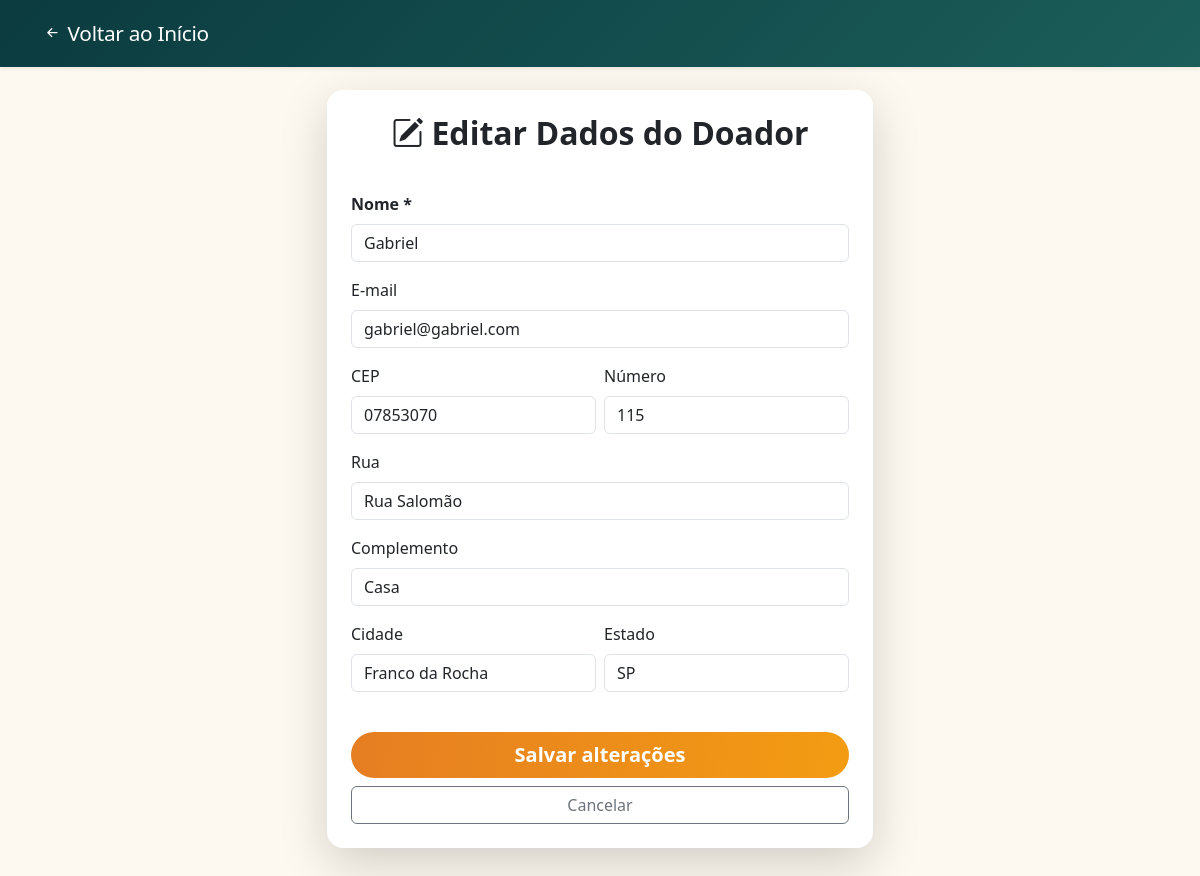
The page /editar/1 on the database its author committed.
### tables this page shows
CREATE TABLE doadores (
            id INTEGER PRIMARY KEY AUTOINCREMENT,
            nome TEXT NOT NULL,
            email TEXT,
            cep TEXT,
            rua TEXT,
            numero TEXT,
            complemento TEXT,
            cidade TEXT,
            estado TEXT
        );

### app/routes.py (the view, shortened to what this page needs)
@main.route("/editar/<int:id>", methods=["GET", "POST"])
def editar_doador(id):
    conn = get_connection()
    doador = conn.execute(
        "SELECT * FROM doadores WHERE id = ?", (id,)
    ).fetchone()
    conn.close()
    return render_template("editar.html", doador=doador)

### app/models.py (called while the page is built)
def get_connection():
    conn = sqlite3.connect(DATABASE)
    conn.row_factory = sqlite3.Row
    return conn

### app/templates/editar.html (shortened to what this page needs)
<!DOCTYPE html>
<html lang="pt-BR">
<head>
    <link href="https://cdn.jsdelivr.net/npm/bootstrap@5.3.0-alpha1/dist/css/bootstrap.min.css" rel="stylesheet">
    <link rel="stylesheet" href="https://cdn.jsdelivr.net/npm/bootstrap-icons@1.11.3/font/bootstrap-icons.min.css">
    <link rel="stylesheet" href="{{ url_for('static', filename='css/style.css') }}">
</head>
<body>
    <nav class="navbar navbar-expand-lg navbar-dark fixed-top shadow-sm">
        <div class="container">
            <a class="navbar-brand" href="/"><i class="bi bi-arrow-left-short"></i> Voltar ao Início</a>
        </div>
    </nav>
    <main class="main-conteudo">
        <div class="container">
            <div class="row justify-content-center">
                <div class="col-md-8 col-lg-6">
                    <div class="card shadow-lg border-0 rounded-4">
                        <div class="card-header bg-transparent border-0 pt-4">
                            <h2 class="text-center fw-bold"><i class="bi bi-pencil-square me-2"></i>Editar Dados do Doador</h2>
                        </div>
                        <div class="card-body p-4">
                            <form method="POST">
                                <div class="mb-3">
                                    <label class="form-label fw-semibold">Nome *</label>
                                    <input type="text" name="nome" class="form-control" value="{{ doador.nome }}" required>
                                </div>
                                <div class="mb-3">
                                    <label class="form-label">E-mail</label>
                                    <input type="email" name="email" class="form-control" value="{{ doador.email or '' }}">
                                </div>
                                <div class="row g-2">
                                    <div class="col-md-6 mb-3">
                                        <label class="form-label">CEP</label>
                                        <input type="text" name="cep" class="form-control" value="{{ doador.cep or '' }}">
                                    </div>
                                    <div class="col-md-6 mb-3">
                                        <label class="form-label">Número</label>
                                        <input type="text" name="numero" class="form-control" value="{{ doador.numero or '' }}">
                                    </div>
                                </div>
                                <div class="mb-3">
                                    <label class="form-label">Rua</label>
                                    <input type="text" name="rua" class="form-control" value="{{ doador.rua or '' }}">
                                </div>
                                <div class="mb-3">
                                    <label class="form-label">Complemento</label>
                                    <input type="text" name="complemento" class="form-control" value="{{ doador.complemento or '' }}">
                                </div>
                                <div class="row g-2">
                                    <div class="col-md-6 mb-3">
                                        <label class="form-label">Cidade</label>
                                        <input type="text" name="cidade" class="form-control" value="{{ doador.cidade or '' }}">
                                    </div>
                                    <div class="col-md-6 mb-3">
                                        <label class="form-label">Estado</label>
                                        <input type="text" name="estado" class="form-control" value="{{ doador.estado or '' }}">
                                    </div>
                                </div>
                                <div class="d-grid gap-2 mt-4">
                                    <button type="submit" class="btn btn-doador btn-lg">Salvar alterações</button>
                                    <a href="/doadores" class="btn btn-outline-secondary">Cancelar</a>
                                </div>
                            </form>
                        </div>
                    </div>
                </div>
            </div>
        </div>
    </main>
</body>
</html>

### app/static/css/style.css (style rules this page uses)
* { margin: 0; padding: 0; box-sizing: border-box; }
html, body { height: 100%; }
body { font-family: 'Segoe UI', system-ui, -apple-system, 'Roboto', sans-serif; background-color: #fef9f0; color: #2d2a24; display: flex; flex-direction: column; min-height: 100vh; }
.navbar { background: linear-gradient(135deg, #0b3b3f 0%, #1b5e5a 100%); padding: 0.8rem 0; }
.navbar-brand { font-size: 1.3rem; letter-spacing: -0.3px; }
.main-conteudo { margin-top: 90px; padding-bottom: 2rem; flex: 1; }
.btn-doador { background: linear-gradient(95deg, #e67e22, #f39c12); border: none; color: white; font-weight: 600; transition: all 0.3s; border-radius: 50px; }

### rows shown on the page
doadores: nome "Gabriel", email "gabriel@gabriel.com", cep "07853070", numero "115", rua "Rua Salomão", complemento "Casa", cidade "Franco da Rocha", estado "SP"
